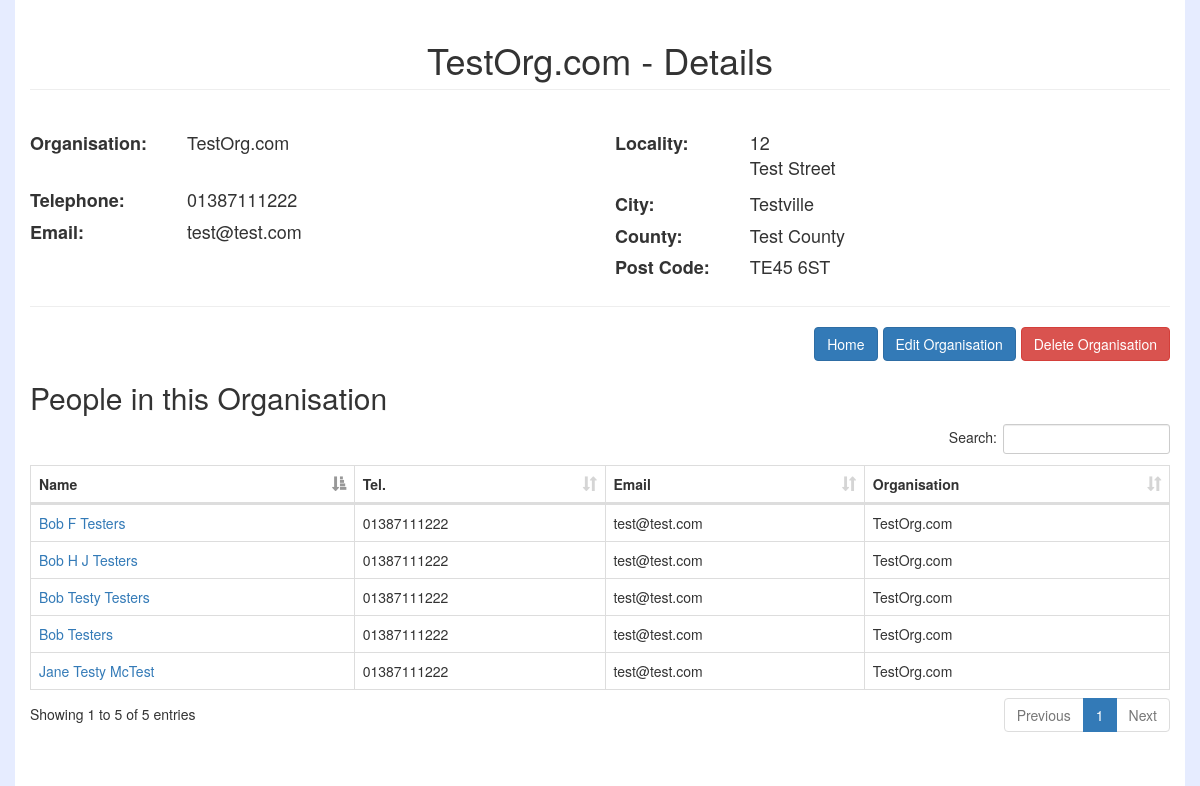
Page /org/1/ on the earlier database version.
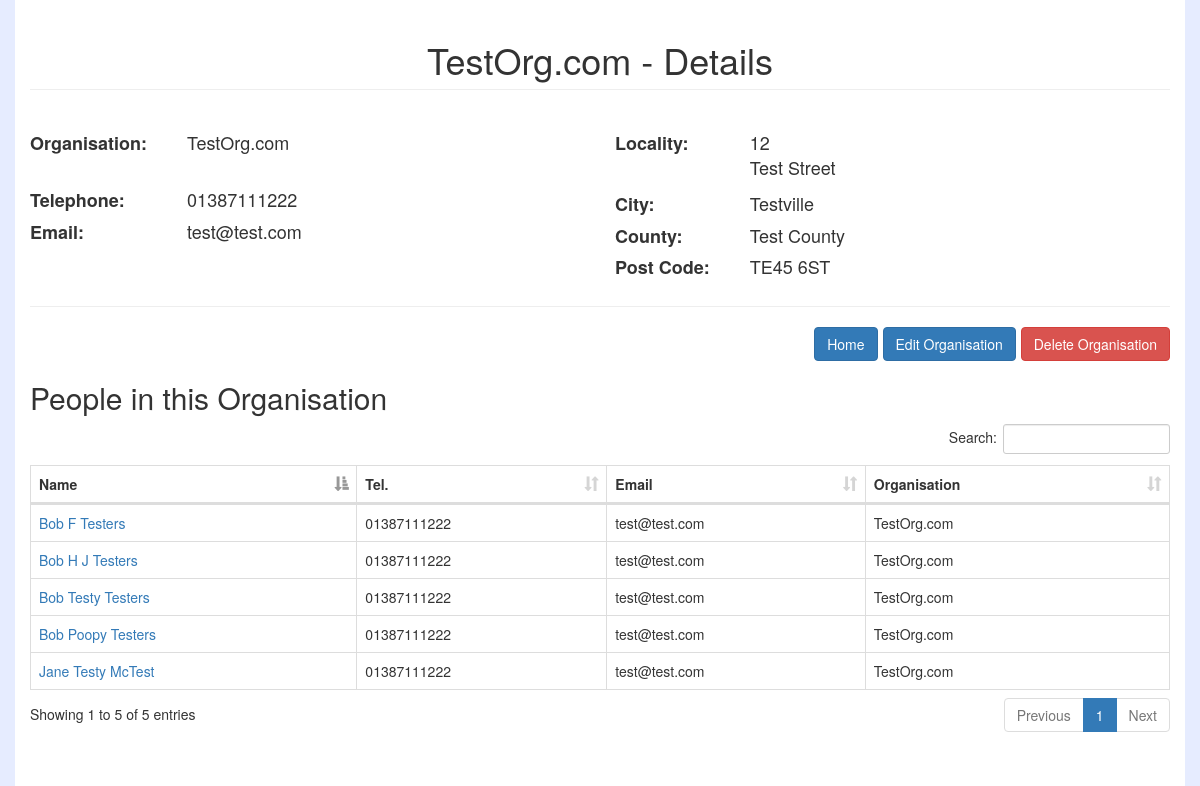
Same page on the later database version.
### addresses/models.py (models this page shows, shortened)
class Address(models.Model):
    address_line1 = models.CharField(
        help_text='Address 1', max_length=100
    )
    address_line2 = models.CharField(
        help_text='Address 2', max_length=100, blank=True
    )
    address_line3 = models.CharField(
        help_text='Address 3', max_length=100, blank=True
    )
    address_city = models.CharField(
        help_text='City', max_length=50
    )
    address_county = models.CharField(
        help_text='County', max_length=50, blank=True
    )
    address_postcode = models.CharField(
        help_text='Postcode', max_length=10
    )
    telephone = models.CharField(
        help_text='Telephone Number', max_length=12, blank=True
    )
    email = models.EmailField(
        help_text='Email Address', max_length=100, blank=True
    )
    def composite_addr(self):
        addr = self.address_line1
        if self.address_line2:
            addr += '\n' + str(self.address_line2)
        if self.address_line3:
            addr += '\n' + str(self.address_line3)
        return addr
    class Meta:
        abstract = True

class Person(Address):
    title_choices = [
        ('Ms', 'Ms'),
        ('Miss', 'Miss'),
        ('Mrs', 'Mrs'),
        ('Mr', 'Mr'),
        ('Master', 'Master'),
        ('Mx', 'Mx'),
    ]
    title = models.CharField(
        help_text='Title', max_length=6, choices=title_choices, blank=True
    )
    firstname = models.CharField(
        help_text='First Name', max_length=50
    )
    middlename = models.CharField(
        help_text='Middle Name(s)', max_length=100, blank=True
    )
    surname = models.CharField(
        help_text='Surname', max_length=50
    )
    organisation = models.ForeignKey(
        Organisation, help_text='Organisation Name', blank=True, null=True, on_delete=models.SET_NULL
    )
    def get_fullname(self):
        fullname = self.firstname
        if self.middlename:
            fullname += ' ' + self.middlename
        return fullname + ' ' + self.surname

class Organisation(Address):
    org_name = models.CharField(
        help_text='Organisation Name', max_length=50
    )

### addresses/views.py (the view)
# urls.py: url(r'^org/(?P<page_id>\d+)/$', 'addresses.views.view_org', name='view_org'),
def view_org(request, **kwargs):
    org = Organisation.objects.get(id=kwargs['page_id'])  # fetch organisation
    people = Person.objects.filter(organisation=org)  # fetch people in the organisation
    return render(request, 'organisation.html', {'org': org, 'people': people})

### addresses/templates/organisation.html (shortened to what this page needs)
{% extends 'base.html' %}
{% block organisation %}
    <div class="row">
        <div class="col-lg-12">
            <h1 class="page-header text-center">{{ org.org_name }} - Details</h1>
            <br>
        </div>
    </div>
    <div class="row">
        <div class="col-lg-6">
            <table class="table-hover details-table">
                <tr>
                    <td><label>Organisation: </label></td>
                    <td>{{ org.org_name }}</td>
                </tr>
                <tr>
                    <td colspan="2">&nbsp;</td>
                </tr>
                <tr>
                    <td><label>Telephone: </label></td>
                    <td>{{ org.telephone }}</td>
                </tr>
                <tr>
                    <td><label>Email: </label></td>
                    <td>{{ org.email }}</td>
                </tr>
            </table>
        </div>
        <div class="col-lg-6">
            <table class="table-hover details-table">
                <tr>
                    <td><label>Locality: </label></td>
                    <td>{{ org.composite_addr|linebreaks }}</td>
                </tr>
                <tr>
                    <td><label>City: </label></td>
                    <td>{{ org.address_city }}</td>
                </tr>
                <tr>
                    <td><label>County: </label></td>
                    <td>{{ org.address_county }}</td>
                </tr>
                <tr>
                    <td><label>Post Code: </label></td>
                    <td>{{ org.address_postcode }}</td>
                </tr>
            </table>
        </div>
    </div>
    <hr>
    <div class="row">
        <div class="col-lg-12">
            <div class="pull-right btn-toolbar">
                <a class="btn btn-primary" href="{% url 'home'  %}">Home</a>
                <a class="btn btn-primary" href="{% url 'update_org'  page_id=org.id %}">Edit Organisation</a>
                <a class="btn btn-danger" href="{% url 'update_org'  page_id=org.id %}?delete=true">Delete Organisation</a>
            </div>
        </div>
    </div>
    <div class="row">
        <div class="col-lg-12">
            <h2>People in this Organisation</h2>
            <table class="table table-hover table-bordered" id="person-table">
                <thead>
                    <tr>
                        <th> Name </th>
                        <th> Tel. </th>
                        <th> Email </th>
                        <th> Organisation </th>
                    </tr>
                </thead>
                <tbody>
                    {% for row in people %}
                        <tr>
                            <td> <a href="{% url 'view_person' page_id=row.id %}" >{{ row.get_fullname }}</a> </td>
                            <td> {{ row.telephone }} </td>
                            <td> {{ row.email }} </td>
                            <td> {{ row.organisation.org_name }} </td>
                        </tr>
                    {% endfor %}
                </tbody>
            </table>
            <br>
        </div>
    </div>
{% endblock %}

Differences in the rows shown:
changed Person: get_fullname "Bob Testers" → "Bob Poopy Testers"
